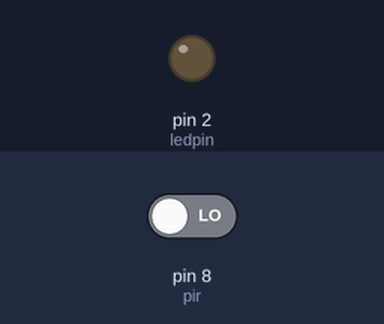
Bench run of a sketch on a simulated Arduino Uno, built with avr-gcc and run on an emulated ATmega328P. Shown: output pins drawn as LEDs (lit = HIGH). The test bench sets the inputs (shaded band); at power-on: pin 8 (pir) LOW.

Above: at 1.2 s.
1.3 s: pin 8 (pir) driven HIGH
At 1.9 s:
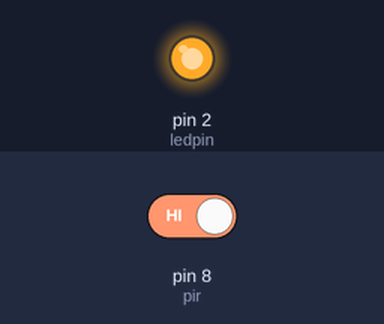
2.8 s: pin 8 (pir) driven LOW
At 4.2 s:
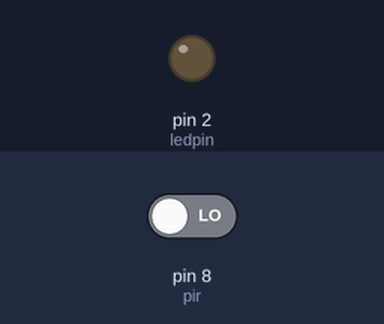
Timing chart, 0 to 5.8 s (numbered marks = the images above; inputs shaded):
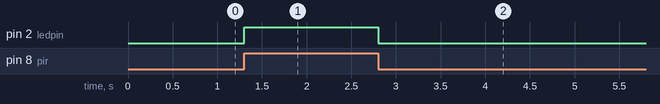

The sketch:

code.ino
```cpp
#define ledpin 2
#define pir 8

void setup(){
  Serial.begin(115200);
  pinMode(ledpin, OUTPUT);
  pinMode(pir, INPUT);
}

void loop(){
  if(digitalRead(pir)==HIGH){
    digitalWrite(ledpin, HIGH);
  }else{
    digitalWrite(ledpin,LOW);
  }
}
```

Measured:
- after the input at 1.3 s, pin 2 (ledpin): LOW → HIGH at once
- after the input at 2.8 s, pin 2 (ledpin): HIGH → LOW at once
